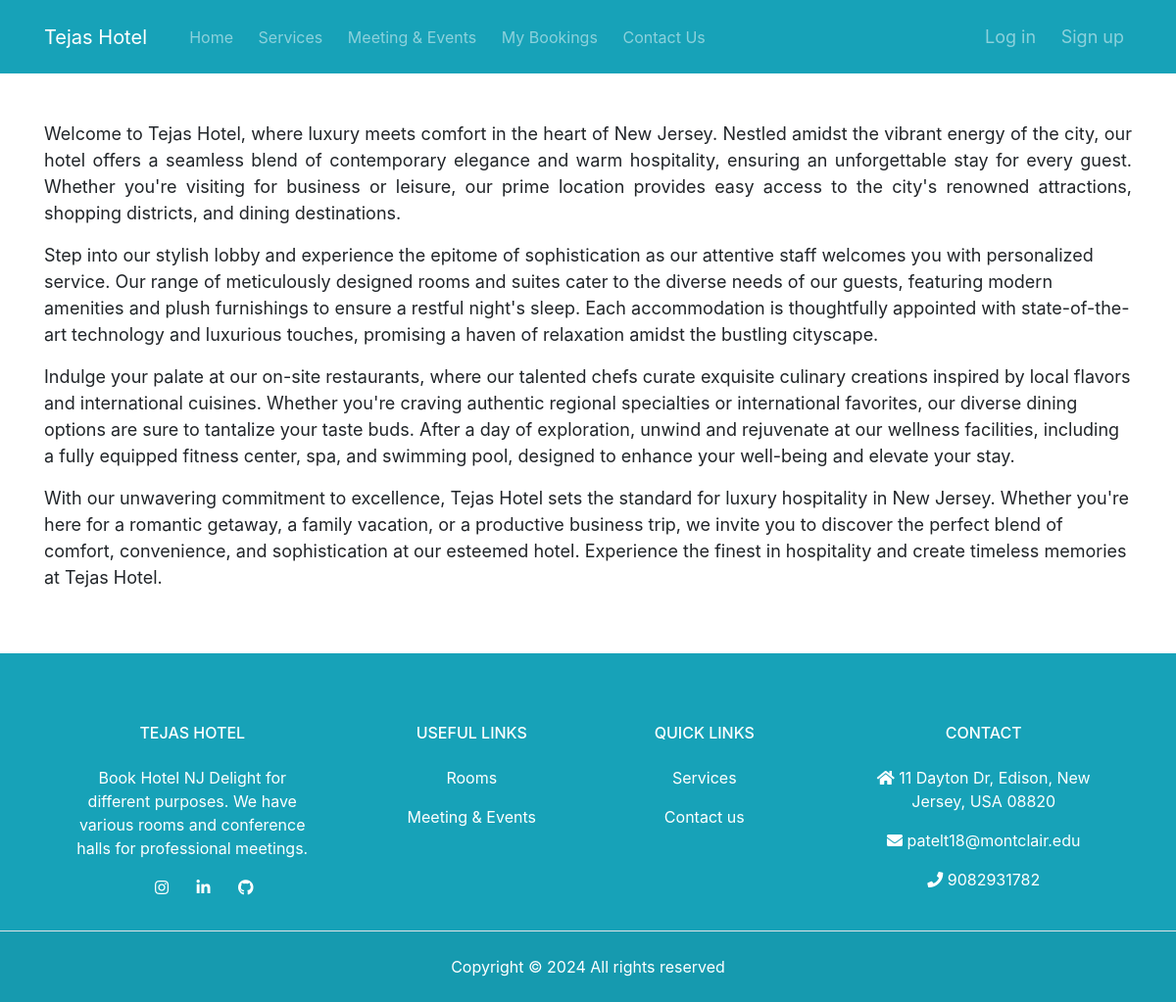
The page / on the database its author committed.
### tables this page shows
CREATE TABLE `general_settings` (
  `ID` bigint(10) NOT NULL,
  `Name` text NOT NULL,
  `Address_line1` text NOT NULL,
  `Address_line2` text NOT NULL,
  `City` varchar(10) NOT NULL,
  `State` varchar(10) NOT NULL,
  `Country` varchar(10) NOT NULL,
  `Zip_code` varchar(6) NOT NULL,
  `Email` text NOT NULL,
  `Phone_number` bigint(10) NOT NULL,
  `Telephone_number` varchar(10) NOT NULL,
  `Description` text NOT NULL
);

### include/general.php (called while the page is built)
<?php
$SQL = "SELECT * FROM general_settings";
$query = mysqli_query($con, $SQL);
$general_setting = mysqli_fetch_assoc($query);
?>

### index.php (the view)
<?php include('include/header.php') ?>
<section class="py-5 white-section" id="introduction">
    <div class="container">
        <font size="4">
            <p class="text-justify">
                Welcome to
                <?php echo $general_setting['Name'] ?>, where luxury meets comfort in the heart of
                <?php echo $general_setting['State'] ?>. Nestled amidst the vibrant energy of the city, our hotel offers
                a
                seamless blend of contemporary elegance and warm hospitality, ensuring an unforgettable stay for every
                guest. Whether you're visiting for business or leisure, our prime location provides easy access to the
                city's renowned attractions, shopping districts, and dining destinations.
            </p>
            <p>
                Step into our stylish lobby and experience the epitome of sophistication as our attentive staff welcomes
                you
                with personalized service. Our range of meticulously designed rooms and suites cater to the diverse
                needs of
                our guests, featuring modern amenities and plush furnishings to ensure a restful night's sleep. Each
                accommodation is thoughtfully appointed with state-of-the-art technology and luxurious touches,
                promising a
                haven of relaxation amidst the bustling cityscape.
            </p>
            <p>
                Indulge your palate at our on-site restaurants, where our talented chefs curate exquisite culinary
                creations
                inspired by local flavors and international cuisines. Whether you're craving authentic regional
                specialties
                or international favorites, our diverse dining options are sure to tantalize your taste buds. After a
                day of
                exploration, unwind and rejuvenate at our wellness facilities, including a fully equipped fitness
                center,
                spa, and swimming pool, designed to enhance your well-being and elevate your stay.
            </p>
            <p>
                With our unwavering commitment to excellence,
                <?php echo $general_setting['Name'] ?> sets the standard for luxury hospitality in
                <?php echo $general_setting['State'] ?>. Whether you're here for a romantic getaway, a family vacation,
                or a
                productive business trip, we invite you to discover the perfect blend of comfort, convenience, and
                sophistication at our esteemed hotel. Experience the finest in hospitality and create timeless memories
                at
                <?php echo $general_setting['Name'] ?>.
            </p>
        </font>
    </div>
</section>
<?php include('include/footer.php') ?>

### include/header.php (shortened to what this page needs)
<!DOCTYPE html>
<html lang="en">
<head>
  <link rel="stylesheet" href="https://pro.fontawesome.com/releases/v5.10.0/css/all.css"
 />
  <link rel="stylesheet" href="https://maxcdn.bootstrapcdn.com/font-awesome/4.7.0/css/font-awesome.min.css">
  <link rel="stylesheet" href="assets/css/bootstrap.min.css">
  <link rel="stylesheet" href="assets/css/style.css">
  <link rel="stylesheet" href="assets/css/form_style.css">
</head>
<body>
  <?php
  include('functions.php');
  include('general.php');
  if (isset($user_details['FirstName'])) {
    ?>
    <nav id="navbar_top" class="navbar navbar-expand-lg navbar-dark bg-dark">
      <div class="container">
        <a class="navbar-brand " href="index.php">
          <?php echo $general_setting['Name'] ?>
        </a>
        <button class="navbar-toggler" type="button" data-toggle="collapse" data-target="#navbarResponsive"
          aria-controls="navbarResponsive" aria-expanded="false" aria-label="Toggle navigation">
          <span class="navbar-toggler-icon"></span>
        </button>
        <div class="collapse navbar-collapse" id="navbarResponsive">
          <ul class="navbar-nav">
            <li class="nav-item">
              <a class="nav-link" href="index.php">Home</a>
            </li>
            <li class="nav-item">
              <a class="nav-link" href="service.php">Services</a>
            </li>
            <li class="nav-item dropdown">
              <a class="nav-link dropdown-toggle" href="#" id="navbarDropdownMenuLink" role="button"
                data-toggle="dropdown" aria-haspopup="true" aria-expanded="false">
                Booking
              </a>
              <div class="dropdown-menu" aria-labelledby="navbarDropdownMenuLink">
                <a class="dropdown-item" href="client/room.php">Rooms</a>
                <a class="dropdown-item" href="client/event.php">Events</a>
                <a class="dropdown-item" href="client/mybooking.php">My Bookings</a>
              </div>
            </li>
            <li class="nav-item">
              <a class="nav-link" href="events.php">Meeting & Events</a>
            </li>
            <li class="nav-item">
              <a class="nav-link" href="contact.php">Contact Us</a>
            </li>
          </ul>
          <ul class="navbar-nav ml-auto">
            <li class="nav-item dropdown">
              <a class="nav-link dropdown-toggle" href="#" id="navbarDropdownMenuLink" data-toggle="dropdown"
                aria-haspopup="true" aria-expanded="false">
                <?php echo $user_details['FirstName']; ?>
              </a>
              <div class="dropdown-menu" aria-labelledby="navbarDropdownMenuLink">
                <a class="dropdown-item" href="client/account.php">Edit Profile</a>
                <a class="dropdown-item" href="destroy.php">Log Out</a>
              </div>
            </li>
          </ul>
        </div>
      </div>
    </nav>
  <?php } else { ?>
    <nav id="navbar_top" class="navbar navbar-expand-lg navbar-dark bg-dark">
      <div class="container">
        <a class="navbar-brand " href="index.php">
          <?php echo $general_setting['Name'] ?>
        </a>
        <div class="collapse navbar-collapse" id="navbarResponsive">
          <ul class="navbar-nav">
            <li class="nav-item">
              <a class="nav-link" href="index.php">Home</a>
            </li>
            <li class="nav-item">
              <a class="nav-link" href="service.php">Services</a>
            </li>
            <li class="nav-item">
              <a class="nav-link" href="events.php">Meeting & Events</a>
            </li>
            <li class="nav-item">
              <a class="nav-link" href="mybooking.php">My Bookings</a>
            </li>
            <li class="nav-item">
              <a class="nav-link" href="contact.php">Contact Us</a>
            </li>
          </ul>
          <ul class="navbar-nav ml-auto">
            <li class="nav-item">
              <a class="nav-link " style="font-size: 18px !important;" href="login.php">Log in</a>
            </li>
            <li class="nav-item">
              <a class="nav-link" style="font-size: 18px !important;" href="signup.php">Sign up</a>
            </li>
          </ul>
        </div>
      </div>
    </nav>
  <?php } ?>

### include/footer.php (shortened to what this page needs)
<section id="footer">
  <footer class="text-center text-lg-start bg-dark text-white">
    <section class="d-flex justify-content-center justify-content-lg-between p-2 border-bottom">
      <div class="container text-center text-md-start mt-5">
        <div class="row mt-3">
          <div class="col-md-3 col-lg-4 col-xl-3 mx-auto mb-4">
            <h6 class="text-uppercase fw-bold mb-4">
              <?php echo $general_setting['Name'] ?>
            </h6>
            <p>
              <?php echo $general_setting['Description'] ?>
            </p>
            <div>
              <a href="https://instagram.com/tejaspatel9396" class="ml-4 text-reset">
                <i class="fab fa-instagram"></i>
              </a>
              <a href="https://www.linkedin.com/in/tejaspatel9396" class="ml-4 text-reset">
                <i class="fab fa-linkedin"></i>
              </a>
              <a href="https://github.com/TejasPatel007" class="ml-4 text-reset">
                <i class="fab fa-github"></i>
              </a>
            </div>
          </div>
          <div class="col-md-2 col-lg-2 col-xl-2 mx-auto mb-4">
            <h6 class="text-uppercase fw-bold mb-4">
              Useful Links
            </h6>
            <p>
              <a href="client/room.php" class="text-reset">Rooms</a>
            </p>
            <p>
              <a href="events.php" class="text-reset">Meeting & Events</a>
            </p>
          </div>
          <div class="col-md-3 col-lg-2 col-xl-2 mx-auto mb-4">
            <h6 class="text-uppercase fw-bold mb-4">
              Quick links
            </h6>
            <p>
              <a href="service.php" class="text-reset">Services</a>
            </p>
            <p>
              <a href="contact.php" class="text-reset">Contact us</a>
            </p>
          </div>
          <div class="col-md-4 col-lg-3 col-xl-3 mx-auto mb-md-0 mb-4">
            <h6 class="text-uppercase fw-bold mb-4">
              Contact
            </h6>
            <p><i class="fas fa-home me-3"></i>
              <a style="color: #ffffff; text-decoration: none;"
                href="http://maps.google.com/?q=<?php echo $general_setting['Address_line1'] ?>, <?php echo $general_setting['City'] ?>, <?php echo $general_setting['State'] ?>, <?php echo $general_setting['Country'] ?> <?php echo $general_setting['Zip_code'] ?>">
                <?php echo $general_setting['Address_line1'] ?>,
                <?php echo $general_setting['City'] ?>,
                <?php echo $general_setting['State'] ?>,
                <?php echo $general_setting['Country'] ?>
                <?php echo $general_setting['Zip_code'] ?>
              </a>
            </p>
            <p>
              <i class="fas fa-envelope me-3"></i>
              <a style="color: #ffffff; text-decoration: none;" href="mailto:<?php echo $general_setting['Email'] ?>">
                <?php echo $general_setting['Email'] ?>
              </a>
            </p>
            <p><i class="fas fa-phone me-3"></i>
              <a style="color: #ffffff; text-decoration: none;"
                href="tel:<?php echo $general_setting['Phone_number'] ?>">
                <?php echo $general_setting['Phone_number'] ?>
              </a>
            </p>
          </div>
        </div>
      </div>
    </section>
    <div class="text-center p-4" style="background-color: rgba(0, 0, 0, 0.05);">
      Copyright &copy;
      <script>document.write(new Date().getFullYear());</script> All rights reserved
    </div>
  </footer>
</section>
</body>
</html>

### assets/css/style.css (style rules this page uses)
.white-section { background: white; }
.nav-item { padding-left: 0.6rem; }
.navbar-nav { padding-left: 0.6rem; }
#navbar_top { padding: 1rem; transition: 0.4s; }

### assets/css/form_style.css (style rules this page uses)
body { min-height: 100vh; }

### rows shown on the page
general_settings: Name "Tejas Hotel", State "New Jersey", Name "TEJAS HOTEL", Description "Book Hotel NJ Delight for different purposes. We have various rooms and conference halls for professional meetings.", Address_line1 "11 Dayton Dr", City "Edison", Country "USA", Zip_code "08820", Email "patelt18@montclair.edu", Phone_number "9082931782"
